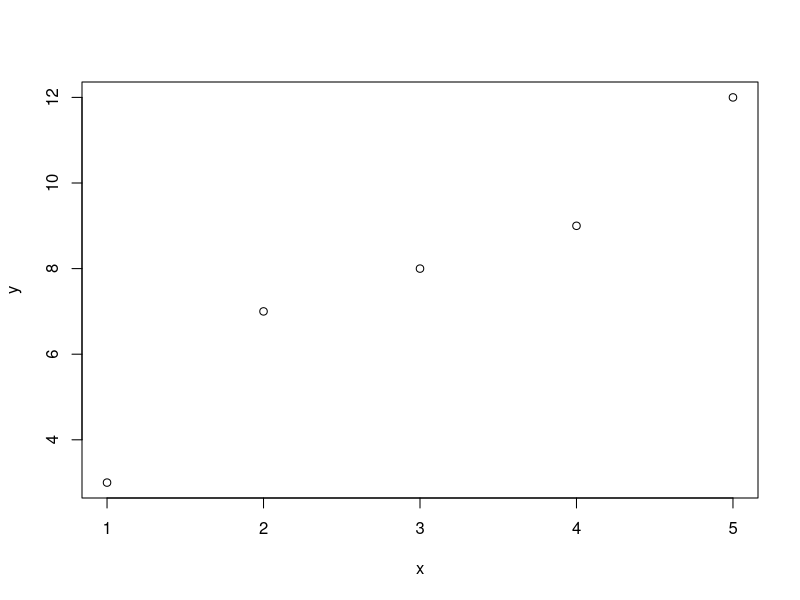
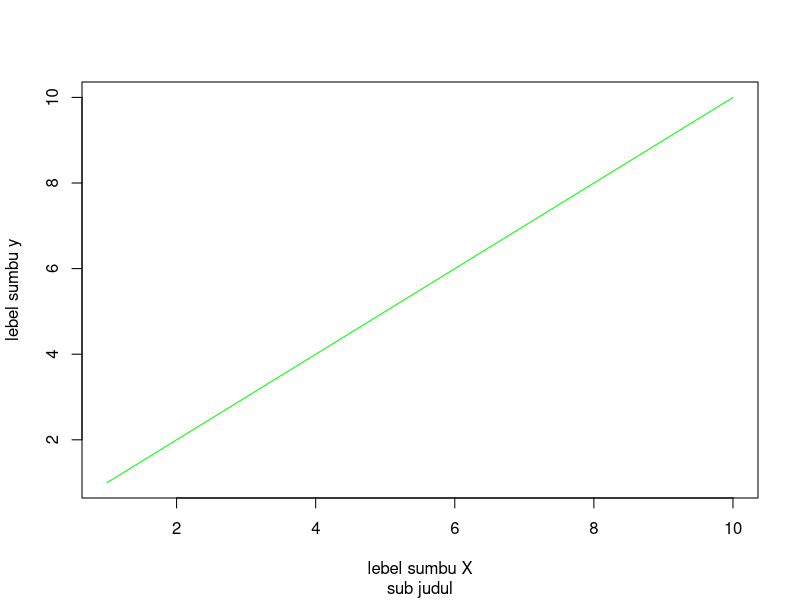

Generate these figures, in order, with R:
x <- c(1, 2, 3, 4, 5)
y <- c(3, 7, 8, 9, 12)

#cara kerjnya plot
#x dan y adalah data utama
#x menjadi sumbu horizontal dan y menjadi sumbu vertical
#untuk type berfungsi untuk menentukan jenis representasi gerafik
#ada berberapa jenis lainnya
#p, l, b, o, h, s, h
plot(x, y)
plot(1:10,
  type = "l",  #line plot
  sub = "sub judul",
  xlab = "lebel sumbu X",
  ylab = "lebel sumbu y",
  col = "Green", #mengatur warna pada titik
  #cex mengatur ukuran pada titik
  #pch mengatur bentuk pada titik
  #lwd mengatur ketebalan garis
  #lty mengatur jenis garis
)
